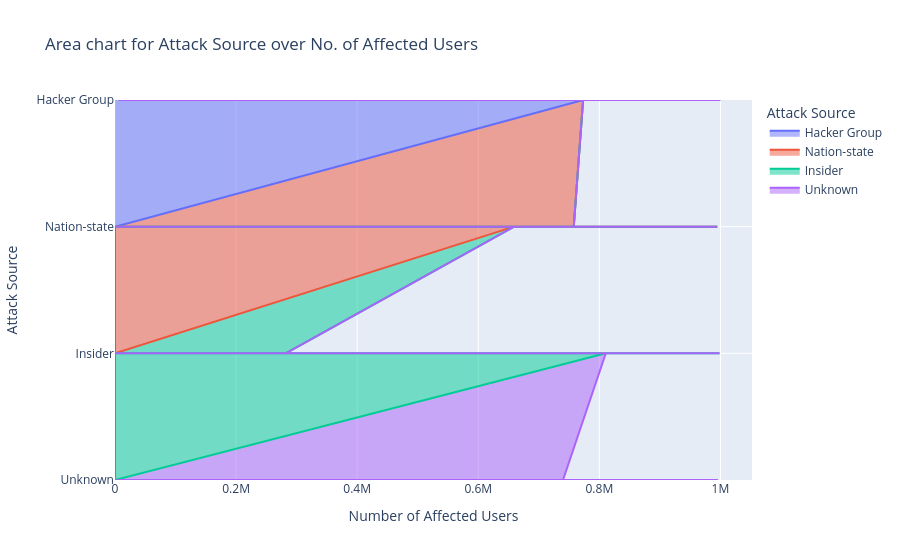

Notebook code for this chart:
### Markdown cell above
### Chart for Attack Source and peoples affected by that

### Code cell
fix=px.area(df.head(1000),y="Attack Source",x="Number of Affected Users",color="Attack Source",title="Area chart for Attack Source over No. of Affected Users")
fix.show()

### Figure 1 — Plotly figure (JSON) as saved in the notebook; plotly's stock layout.template omitted (floating-point values rounded to 4 significant figures; data arrays with more than 128 entries replaced by an {"elided": "..."} marker saying what was removed)
{"data": [{"fillpattern": {"shape": ""}, "hovertemplate": "Attack Source=%{y}<br>Number of Affected Users=%{x}<extra></extra>", "legendgroup": "Hacker Group", "line": {"color": "#636efa"}, "marker": {"symbol": "circle"}, "mode": "lines", "name": "Hacker Group", "orientation": "h", "showlegend": true, "stackgroup": "1", "type": "scatter", "x": {"elided": "221 int values"}, "xaxis": "x", "y": {"elided": "221 str values"}, "yaxis": "y"}, {"fillpattern": {"shape": ""}, "hovertemplate": "Attack Source=%{y}<br>Number of Affected Users=%{x}<extra></extra>", "legendgroup": "Nation-state", "line": {"color": "#EF553B"}, "marker": {"symbol": "circle"}, "mode": "lines", "name": "Nation-state", "orientation": "h", "showlegend": true, "stackgroup": "1", "type": "scatter", "x": {"elided": "263 int values"}, "xaxis": "x", "y": {"elided": "263 str values"}, "yaxis": "y"}, {"fillpattern": {"shape": ""}, "hovertemplate": "Attack Source=%{y}<br>Number of Affected Users=%{x}<extra></extra>", "legendgroup": "Insider", "line": {"color": "#00cc96"}, "marker": {"symbol": "circle"}, "mode": "lines", "name": "Insider", "orientation": "h", "showlegend": true, "stackgroup": "1", "type": "scatter", "x": {"elided": "237 int values"}, "xaxis": "x", "y": {"elided": "237 str values"}, "yaxis": "y"}, {"fillpattern": {"shape": ""}, "hovertemplate": "Attack Source=%{y}<br>Number of Affected Users=%{x}<extra></extra>", "legendgroup": "Unknown", "line": {"color": "#ab63fa"}, "marker": {"symbol": "circle"}, "mode": "lines", "name": "Unknown", "orientation": "h", "showlegend": true, "stackgroup": "1", "type": "scatter", "x": {"elided": "279 int values"}, "xaxis": "x", "y": {"elided": "279 str values"}, "yaxis": "y"}], "layout": {"legend": {"title": {"text": "Attack Source"}, "tracegroupgap": 0}, "title": {"text": "Area chart for Attack Source over No. of Affected Users"}, "xaxis": {"anchor": "y", "domain": [0, 1], "title": {"text": "Number of Affected Users"}}, "yaxis": {"anchor": "x", "categoryarray": ["Unknown", "Insider", "Nation-state", "Hacker Group"], "categoryorder": "array", "domain": [0, 1], "title": {"text": "Attack Source"}}}}
